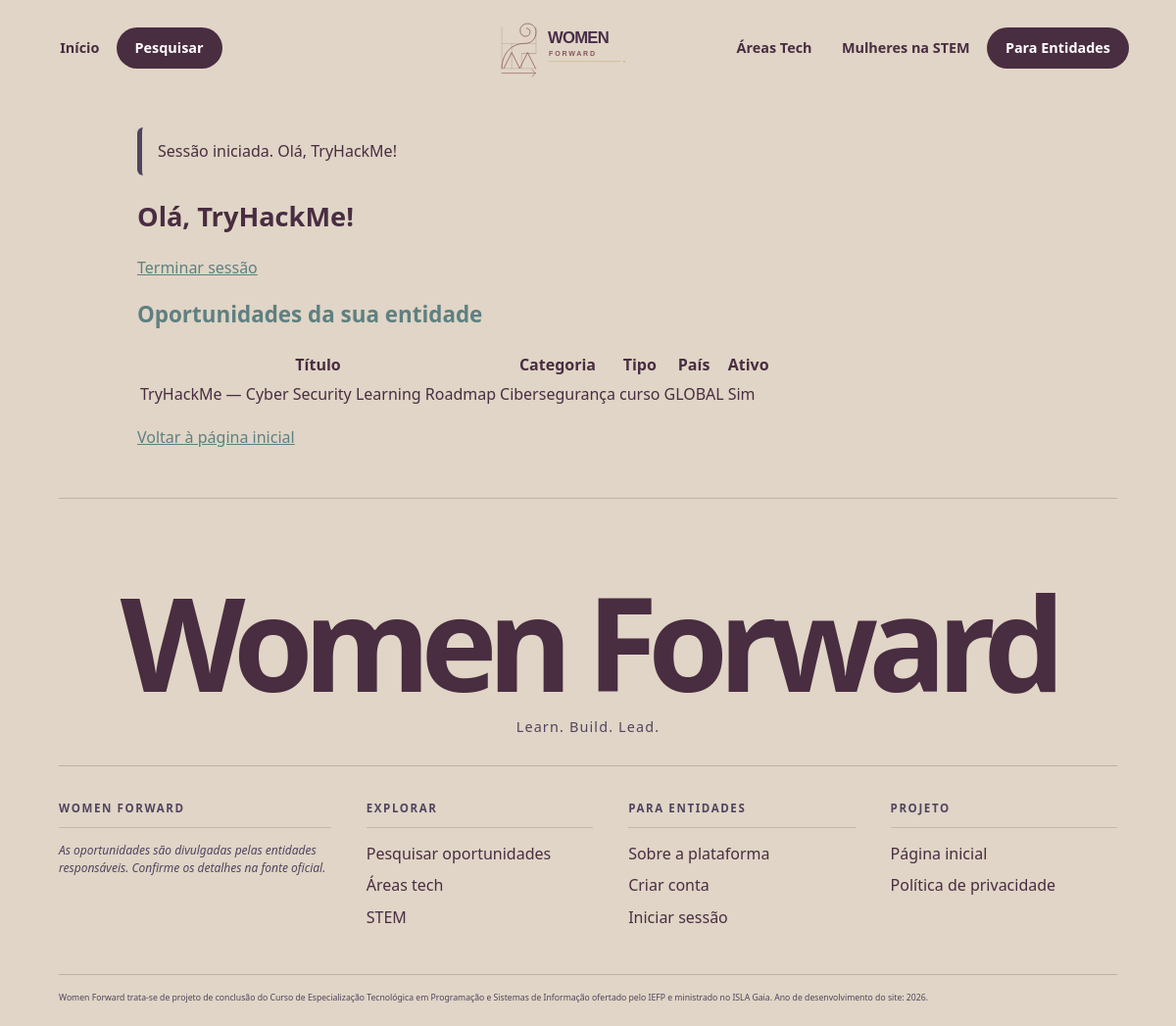
The page /dashboard.php (signed in) on the database its author committed.
### tables this page shows
CREATE TABLE oportunidades (
  id_oportunidade INT AUTO_INCREMENT PRIMARY KEY,
  id_entidade INT NOT NULL,
  id_categoria INT NOT NULL,
  titulo VARCHAR(150) NOT NULL,
  descricao TEXT NOT NULL,
  tipo ENUM('curso', 'evento', 'comunidade', 'estágio') NOT NULL,
  formato ENUM('presencial', 'online', 'híbrido') NOT NULL,
  pais ENUM('PT', 'BR', 'GLOBAL') NOT NULL,
  cidade ENUM('Porto', 'Lisboa', 'São Paulo', 'Rio de Janeiro') NULL,
  url VARCHAR(255) NOT NULL UNIQUE,
  data_inicio DATE NULL,
  ativo BOOLEAN NOT NULL DEFAULT TRUE,
  criado_em DATETIME NOT NULL DEFAULT CURRENT_TIMESTAMP,
  atualizado_em DATETIME NOT NULL DEFAULT CURRENT_TIMESTAMP
    ON UPDATE CURRENT_TIMESTAMP,
  CONSTRAINT fk_oportunidade_categoria
    FOREIGN KEY (id_categoria) REFERENCES categorias(id_categoria)
    ON UPDATE CASCADE ON DELETE RESTRICT,
  CONSTRAINT fk_oportunidade_entidade
    FOREIGN KEY (id_entidade) REFERENCES entidades(id_entidade)
    ON UPDATE CASCADE ON DELETE RESTRICT,
  CONSTRAINT chk_pais_cidade CHECK (
    cidade IS NULL
    OR (pais = 'PT' AND cidade IN ('Porto', 'Lisboa'))
    OR (pais = 'BR' AND cidade IN ('São Paulo', 'Rio de Janeiro'))
  )
);

CREATE TABLE categorias (
  id_categoria INT AUTO_INCREMENT PRIMARY KEY,
  nome VARCHAR(50) NOT NULL,
  CONSTRAINT chk_categorias_nome
    CHECK (nome IN ('Web', 'Dados & IA', 'Jogos', 'Cibersegurança', 'Carreira & Liderança')),
  CONSTRAINT uq_categorias_nome UNIQUE (nome)
);

### app/includes/auth.php (called while the page is built, shortened)
<?php
function entidade_nome(): ?string
{
    return $_SESSION['entidade_nome'] ?? null;
}

### public/dashboard.php (the view, shortened to what this page needs)
<?php
require dirname(__DIR__) . '/app/includes/inicio.php';
$id = entidade_id();
$stmt = $pdo->prepare(
    'SELECT o.id_oportunidade, o.titulo, o.tipo, o.pais, o.ativo, c.nome AS categoria
     FROM oportunidades o
     JOIN categorias c ON c.id_categoria = o.id_categoria
     WHERE o.id_entidade = ?
     ORDER BY o.criado_em DESC'
);
$stmt->execute([$id]);
$minhas = $stmt->fetchAll();
require dirname(__DIR__) . '/app/includes/cabecalho.php';
?>
<h1>Olá, <?= htmlspecialchars(entidade_nome() ?? '') ?>!</h1>
<p><a href="logout.php">Terminar sessão</a></p>
<h2>Oportunidades da sua entidade</h2>
<?php if (!$minhas): ?>
    <p>Ainda não publicou oportunidades. Quando estiver disponível, poderá gerir aqui as iniciativas da sua entidade.</p>
<?php else: ?>
    <table>
        <thead>
            <tr><th>Título</th><th>Categoria</th><th>Tipo</th><th>País</th><th>Ativo</th></tr>
        </thead>
        <tbody>
            <?php foreach ($minhas as $op): ?>
                <tr>
                    <td><?= htmlspecialchars($op['titulo']) ?></td>
                    <td><?= htmlspecialchars($op['categoria']) ?></td>
                    <td><?= htmlspecialchars($op['tipo']) ?></td>
                    <td><?= htmlspecialchars($op['pais']) ?></td>
                    <td><?= $op['ativo'] ? 'Sim' : 'Não' ?></td>
                </tr>
            <?php endforeach; ?>
        </tbody>
    </table>
<?php endif; ?>
<p><a href="index.php">Voltar à página inicial</a></p>
<?php require dirname(__DIR__) . '/app/includes/rodape.php'; ?>

### public/css/style.css (style rules this page uses)
:root { --color1: #e0d5c6; --color2: #87555c; --color3: #492d41; --color4: #51445f; --color5: #5e8080; --largura-conteudo: 1120px; }
* { box-sizing: border-box; }
body { margin: 0; font-family: "Segoe UI", Arial, sans-serif; color: var(--color3); background: var(--color1); line-height: 1.6; }
a { color: var(--color5); }
h1 { margin-top: 0; font-size: 1.7rem; color: var(--color3); }
h2 { margin-top: 0; font-size: 1.4rem; color: var(--color5); }

### rows shown on the page
oportunidades: titulo "TryHackMe — Cyber Security Learning Roadmap", id_categoria.nome "Cibersegurança", tipo "curso", pais "GLOBAL", ativo "Sim"

### other values the page prints
$_SESSION['msg']['texto'] "Sessão iniciada. Olá, TryHackMe!"
entidade_nome() "TryHackMe"
